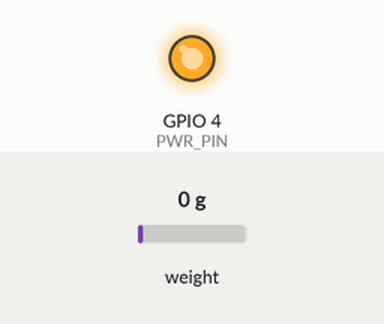
Simulated run of this sketch. Board: ESP32. On the bench: output pins drawn as LEDs (lit = HIGH). Inputs (shaded band) come from the test bench; at power-on: weight on the scale 0 g. Uploads are accepted with an empty reply; what the sketch prints to the serial monitor is not drawn. At 2.5 s the program puts the board to deep sleep or switches it off; the recording ends there.

Above: at 0.3 s.
At 1.3 s:
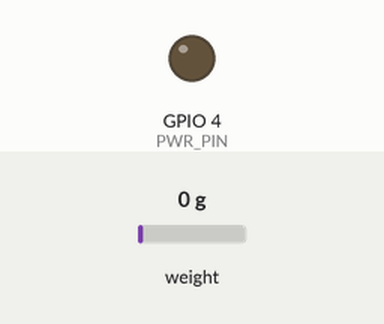
Timing chart, 0 to 2.5 s (numbered marks = the images above):
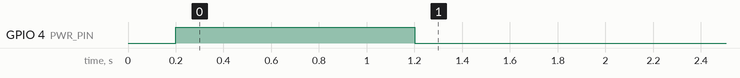

The sketch:

scale_fw.ino
```cpp
// --- MUST BE AT THE VERY TOP ---
#define TINY_GSM_MODEM_A7670
#define TINY_GSM_RX_BUFFER 1024

#include <TinyGsmClient.h>
#include <ArduinoHttpClient.h>
#include "HX711.h"

// --- CONFIGURATION ---
const char apn[]      = "mobile.vodafone.it"; // Vodafone Italia APN
const char server[]   = "ais-dev-lwjiqupwj4fdipdis6qauj-48399298589.europe-west2.run.app";
const int  port       = 443;
const char apiPath[]  = "/api/scale/update";

// FORMATO API_KEY: "ID_APIARIO:SECRET"
const char apiKey[]   = "apiario_test:beewise_2024";

// PINOUT Lilygo T-A7670E
#define UART_BAUD   115200
#define PIN_DTR     25
#define PIN_TX      27
#define PIN_RX      26
#define PWR_PIN     4
#define PIN_ADC     35

// HX711 Pins
#define HX711_DOUT  21
#define HX711_SCK   22
HX711 scale;

// Calibration Factor calcolato dai tuoi dati:
// (152700 - 107000) / 2kg = 22850
float calibration_factor = 22850.0;

HardwareSerial modemSerial(1);
TinyGsm modem(modemSerial);

// Gestione SSL: se la libreria non supporta TinyGsmClientSecure per questo modem,
// proviamo a usare TinyGsmClient normale (ma potrebbe fallire su HTTPS)
#if defined(TINY_GSM_MODEM_A7670) || defined(TINY_GSM_MODEM_A7672X)
  // Per A767x spesso TinyGSM usa TinyGsmClient e gestisce SSL internamente
  // o richiede TinyGsmClientSecure se la versione è molto recente.
  // Se ti dà errore qui, cambia 'TinyGsmClientSecure' in 'TinyGsmClient'
  TinyGsmClientSecure client(modem);
#else
  TinyGsmClient client(modem);
#endif

HttpClient http(client, server, port);

void setup() {
  Serial.begin(115200);
  delay(100);
  Serial.println("\n--- BEEWISE SCALE STARTUP ---");

  // Power on modem
  pinMode(PWR_PIN, OUTPUT);
  digitalWrite(PWR_PIN, LOW);
  delay(100);
  digitalWrite(PWR_PIN, HIGH);
  delay(1000);
  digitalWrite(PWR_PIN, LOW);

  modemSerial.begin(UART_BAUD, SERIAL_8N1, PIN_RX, PIN_TX);

  Serial.println("Inizializzazione Bilancia...");
  scale.begin(HX711_DOUT, HX711_SCK);

  if (scale.wait_ready_timeout(2000)) {
    Serial.println("✅ HX711 rilevato!");
  } else {
    Serial.println("❌ HX711 NON rilevato. Controlla i cavi!");
  }

  scale.set_scale(calibration_factor);
  // scale.tare(); // Commentato per ora per evitare 0 fissi se c'è peso sopra al boot
}

void loop() {
  // 1. Wake up modem and connect
  Serial.println("Connessione GPRS...");
  if (!modem.restart()) {
    Serial.println("Failed to restart modem");
  }

  if (!modem.gprsConnect(apn)) {
    Serial.println("GPRS Connect failed");
  }

  // 2. Measure weight
  long raw = 0;
  if (scale.is_ready()) {
    raw = scale.read();
  }
  float weight = scale.get_units(10);

  Serial.print("Grezzo: "); Serial.print(raw);
  Serial.print(" | Peso: "); Serial.print(weight); Serial.println(" kg");

  // 3. Measure battery
  uint16_t v = analogRead(PIN_ADC);
  float battery_v = ((float)v / 4095.0) * 2.0 * 3.3 * 1.1;
  int battery_pc = map(battery_v * 100, 310, 420, 0, 100);
  battery_pc = constrain(battery_pc, 0, 100);

  // 4. Send data
  if (modem.isGprsConnected()) {
    String payload = "{\"weight\":" + String(weight, 2) +
                     ",\"battery\":" + String(battery_pc) +
                     ",\"api_key\":\"" + String(apiKey) + "\"}";

    Serial.println("Invio: " + payload);
    http.post(apiPath, "application/json", payload);

    int statusCode = http.responseStatusCode();
    String response = http.responseBody();
    Serial.print("Status: "); Serial.println(statusCode);
    Serial.print("Risposta: "); Serial.println(response);
  }

  // 5. Deep Sleep
  Serial.println("Entro in Deep Sleep...");
  modem.poweroff();
  esp_sleep_enable_timer_wakeup(3600ULL * 1000000ULL); // 1 ora di test
  esp_deep_sleep_start();
}
```
